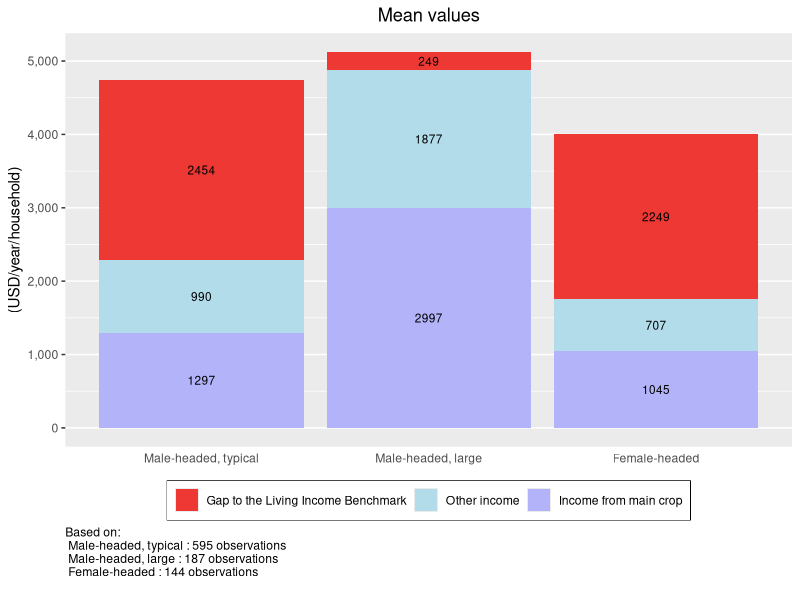
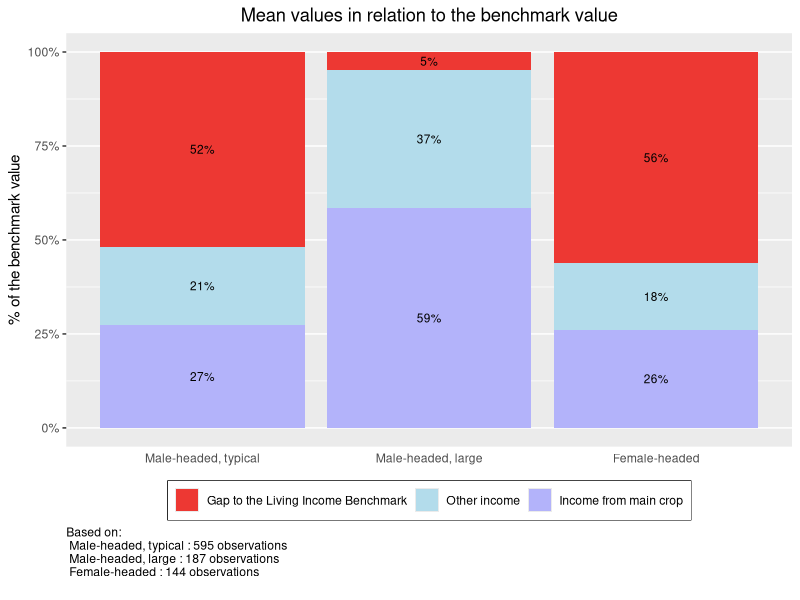
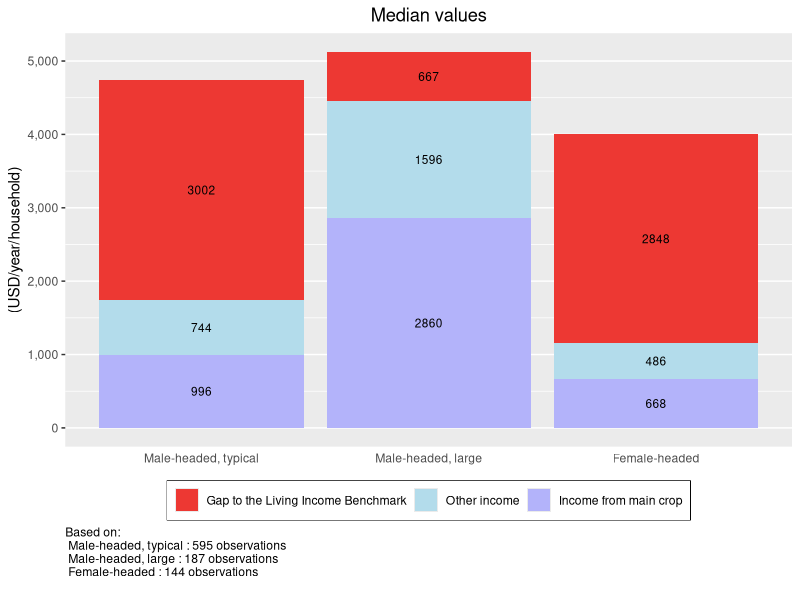
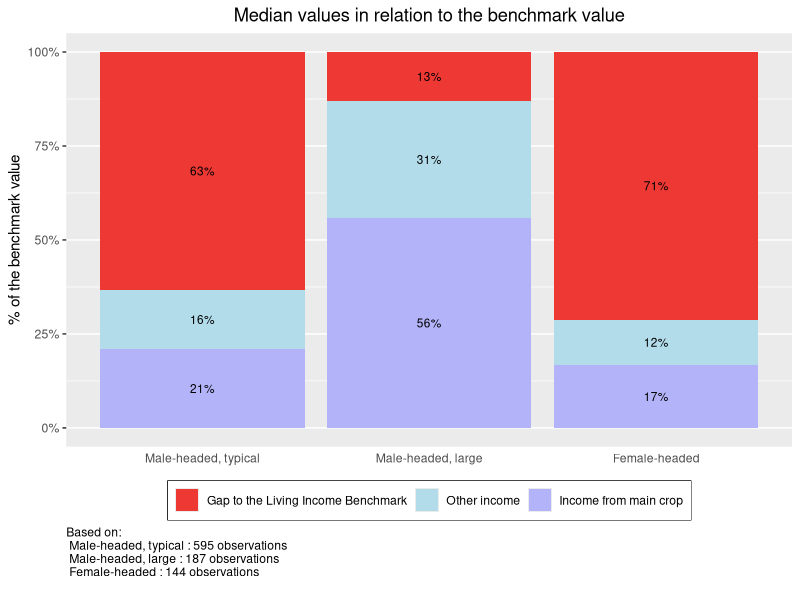
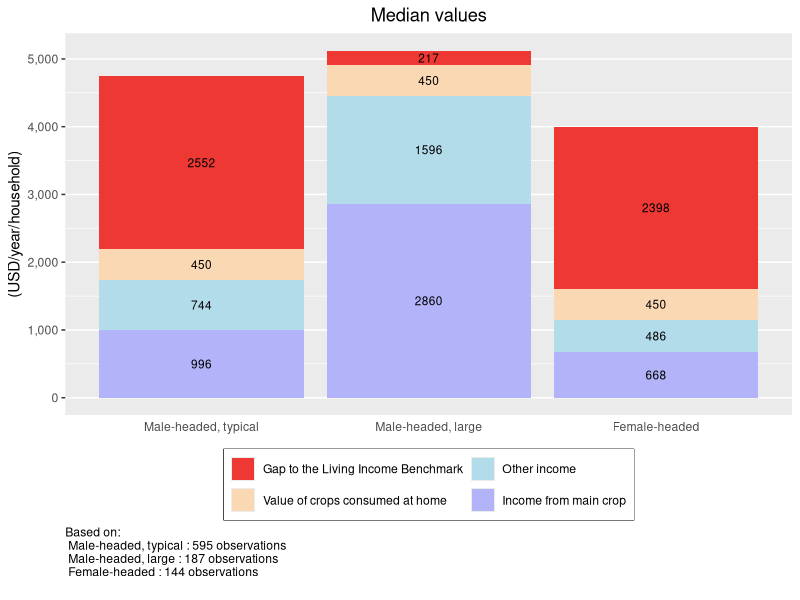
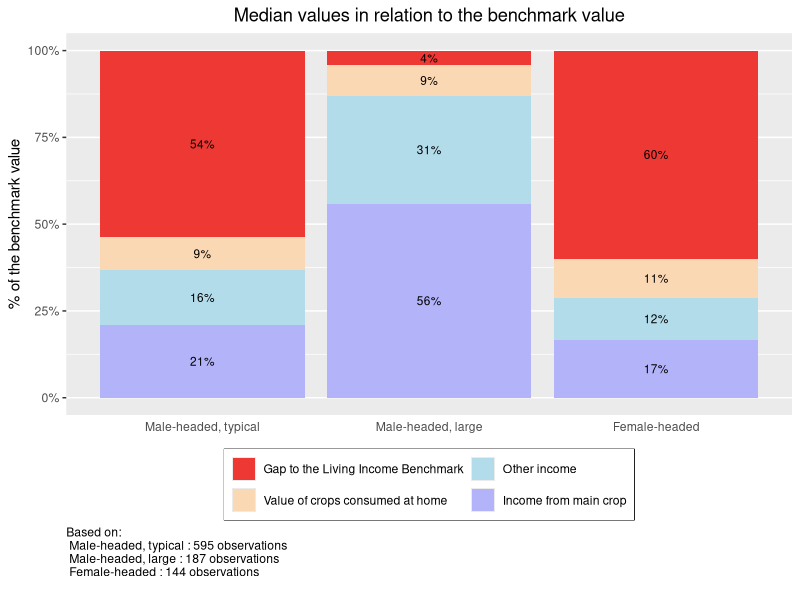
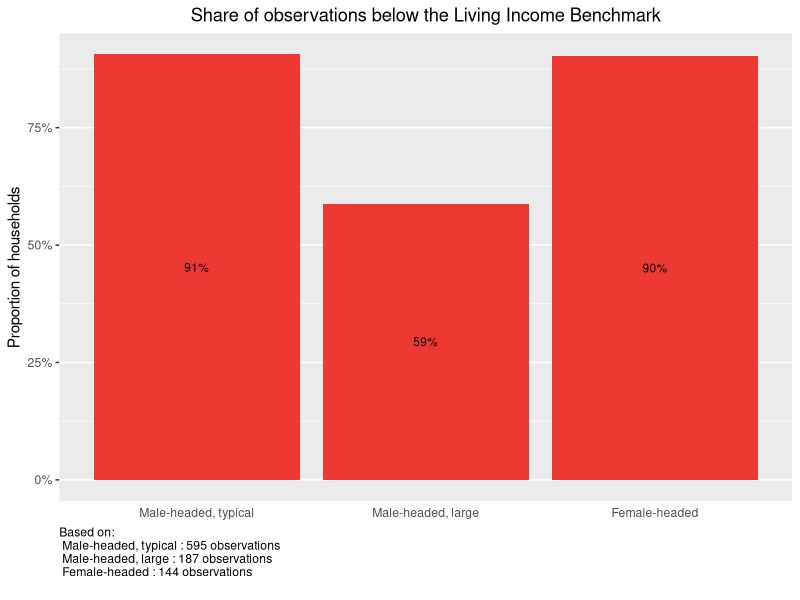
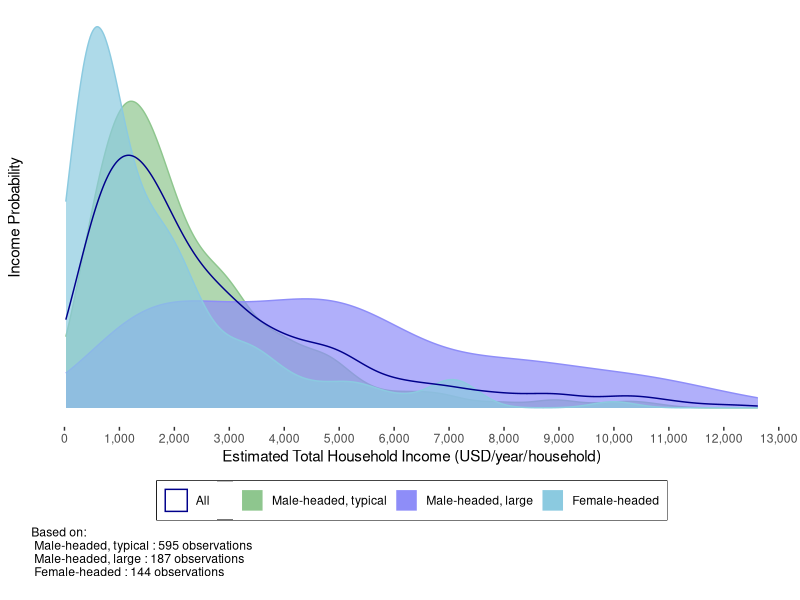

Source code (R) for these figures, in order:
## ---- chunk 1
knitr::opts_chunk$set(message = FALSE)
## ---- chunk 2
#### Before continuing any further, load the R libraries that have the 
# necessary functions for this analysis. 

# If you have not previously used these libraries, 
# you will need to instaLl them with the function install.packages("LIBRARY NAME").
# For example: install.packages(tidyverse)
library(tidyverse)
library(knitr)
library(scales)
## ---- chunk 3
## Import data set
df <- read_csv("KIT_Sample_Data.csv")

## Replace variable names
# Main crop
df$income_main_crop <- df$total_cocoa_income_2018
# Total income
df$total_hh_income <- df$total_hh_income_2018
# Groups to compare incomes between
  # Note: name does not change from example data set
df$grouping <- df$grouping

# Replace graph labels
main_crop <-"cocoa" 
currency <- "USD"
## ---- chunk 4
# You can communicate colors with R in two ways: through one of the 657 color 
# names build into R, or through a hex color code. 

# To see the names of all 657 colors built into R, run the colors() formula in the command line. 
# The below links to a PDF file with a color sample for all 657 built in colors  
# http://www.stat.columbia.edu/~tzheng/files/Rcolor.pdf

# You can replace any of the below colors with a new color name or hex color code.  

###### Bar graph sections ######
# Gap to the mean
gap_color <- "#ed3833"
# Other income
other_color <- "#b3dceb"  
# Income from main crop
main_color <- "#b3b3fa"
# Value of crops consumed at home
home_color <- "#fad8b3"
  
## Share of observations below the Living Income Benchmark
# Note: these bars all appear the same color
share_color <- "#ed3833"
  
###### Distributional plots ######
  
## By household type
# Group 1
color_1 <- "#8ec68e" # green
# Group 2
color_2 <- "#8e8df8"  # purple
# Group 3
color_3 <- "#8bcae0"  # blue 
# Group 4
color_4 <- "magenta"  # note: sample data only has 3 groups
# Summary line for all groups
color_all <- "dark blue"

## With mean and median
# Distribution curve 
curve_color <- "#b6dce8" 
# Income Mean
mean_color <- "blue"  
# Income Median
median_color <-  "green"
# Living Income Benchmark 
benchmark_color <- "red"  

################# Font color
# To change the color of the font for all graph axis and labels, replace the color 
# in the quotation marks, then run the following two lines of code. 
font_color <- "black"
theme_set(theme_get() + theme(text = element_text(color = font_color)))

## ---- chunk 5
# In the example dataset, there are three groups that income is assessed across:
  # Male-headed, typical; Male-headed, large; and Female-headed.
# The below code assigns Male-headed, typical as the far left bar on graphs,
  # Male-headed, large in the middle, and Female-headed on the far right. 

# To customize this chunk of code to your dataset, replace the example group 
  # names with the group names in your dataset - leaving the quotation marks and 
  # commas as they are. The order of the list below determines the order of the 
  # bars in the ensuing bar graph. 
 
df <- df %>% 
      mutate(grouping = factor(grouping, 
                               levels = c("Male-headed, typical", 
                                       "Male-headed, large", 
                                       "Female-headed")))
## ---- chunk 6
## The first section of this code summarizes and formats the data to be graph-ready
df %>% 
# Group by household type
  group_by(grouping) %>% 
# For each household type, summarize the mean gap to the living income, 
# the mean other income, and the mean main_crop income 
  summarise(Gap = mean(benchmark - total_hh_income),
            Other = mean(total_hh_income - income_main_crop),
            main_crop = mean(income_main_crop)) %>% 
# Gather each income components into one column so the data is in 'long' format
  gather(key = "Component", value = "Income", Gap:main_crop) %>% 
# Re-level the income factors for the order you want them stacked on the graph  
  mutate(Component = factor(Component, 
                            levels = c("Gap", "Other", "main_crop"))) %>% 
# Generate ggplot graph for income by groupings and income component  
  ggplot(aes(y = Income, x = grouping, fill = Component)) +
# Assign graph as stacked bar chart  
  geom_bar(position = "stack", stat = "identity") +
# Label the graph title, axis, and caption  
  labs(title = "Mean values", 
       y = paste("(", currency, "/year/household)", sep = ""),
       x = "",
# Add caption with observation numbers for each household type  
       caption = paste("Based on: \n", 
                   paste(names(table(df$grouping)), 
                       ":", 
                       as.numeric(table(df$grouping)), 
                       "observations \n ", collapse = ''), collapse = '')) +
# Label the legend and assign custom colors 
  scale_fill_manual(values=c(gap_color, other_color, main_color),
                    breaks=c("Gap", "Other", "main_crop"),
                    labels=c("Gap to the Living Income Benchmark",
                                "Other income",
                                "Income from main crop")) +
# Format y-axis labels with a comma  
  scale_y_continuous(labels = comma) +
# Remove x-axis grid lines and tick marks  
  theme(panel.grid.major.x = element_blank(), 
        axis.ticks.x = element_blank(),
        axis.title.x = element_blank(),
# Center plot title        
        plot.title = element_text(hjust = 0.5),
# Move the legend to the bottom of the graph
        legend.position="bottom",
# Remove legend title
        legend.title = element_blank(),
# Put a box around the legend
        legend.box.background = element_rect(),
# Move caption to desired location
        plot.caption = element_text(hjust = 0)) +
# Add incomes to prospective graph components  
  geom_text(aes(label = round(Income)), 
            position = position_stack(vjust = 0.5), 
            size = 3) 
## ---- chunk 7
## The first section of this code summarizes and formats the data to be graph-ready
df %>% 
# Group by household type
  group_by(grouping) %>% 
# For each household type, summarize the mean gap to the living income, 
# the mean other income, and the mean main_crop income. 
# Calculate all as percentages of the Living income benchmark - the total of the income and gap
  summarise(Gap = mean((benchmark - total_hh_income)/benchmark),
            Other = mean((total_hh_income - income_main_crop)/benchmark),
            main_crop = mean(income_main_crop/benchmark)) %>% 
# Gather each income components into one column so the data is in 'long' format
  gather(key = "Component", value = "Income", Gap:main_crop) %>% 
# Re-level the income factors for the order you want them stacked on the graph  
  mutate(Component = factor(Component, 
                            levels = c("Gap", "Other", "main_crop"))) %>% 
# Generate ggplot graph for income by groupings and income component  
  ggplot(aes(y = Income, x = grouping, fill = Component)) +
# Assign graph as stacked bar chart  
  geom_bar(position = "stack", stat = "identity") +
# Label the graph title, axis, and caption  
  labs(title = "Mean values in relation to the benchmark value", 
       y = "% of the benchmark value",
       x = " ",
# Add caption with observation numbers for each household type            
       caption = paste("Based on: \n", 
                   paste(names(table(df$grouping)), 
                       ":", 
                       as.numeric(table(df$grouping)), 
                       "observations \n ", collapse = ''), collapse = '')) +
# Label the legend  
  scale_fill_manual(values=c(gap_color, other_color, main_color),
                      breaks=c("Gap",
                                "Other",
                                "main_crop"),
                      labels=c("Gap to the Living Income Benchmark",
                                "Other income",
                                "Income from main crop")) +
# Format y-axis labels with a comma  
  scale_y_continuous(labels = percent) +
# Remove x-axis grid lines and tick marks  
  theme(panel.grid.major.x = element_blank(), 
        axis.ticks.x = element_blank(),
        axis.title.x = element_blank(),
# Center plot title        
        plot.title = element_text(hjust = 0.5),
# Move the legend to the bottom of the graph
        legend.position="bottom",
# Remove legend title
        legend.title = element_blank(),
# Put a box around the legend
        legend.box.background = element_rect(),
# Move caption to desired location
        plot.caption = element_text(hjust = 0)) +
# Add incomes to prospective graph components  
  geom_text(aes(label = label_percent(accuracy = 1L)(Income)), 
            position = position_stack(vjust = 0.5), 
            size = 3) 
## ---- chunk 8
## The first section of this code summarizes and formats the data to be graph-ready
df %>% 
# Group by household type
  group_by(grouping) %>% 
# For each grouping, summarize the median gap to the living income, 
# the median other income, and the median main_crop income. 
  summarise(Gap = median(benchmark - total_hh_income),
            main_crop = median(income_main_crop),
            benchmark = median(benchmark)) %>%
  mutate(Other = (benchmark - Gap - main_crop)) %>% 
# Gather each income components into one column so the data is in 'long' format
  gather(key = "Component", value = "Income", c(Gap, main_crop, Other)) %>% 
# Re-level the income factors for the order you want them stacked on the graph  
  mutate(Component = factor(Component, 
                            levels = c("Gap", "Other", "main_crop"))) %>% 
# Generate ggplot graph for income by grouping and income component  
  ggplot(aes(y = Income, x = grouping, fill = Component)) +
# Assign graph as stacked bar chart  
  geom_bar(position = "stack", stat = "identity") +
# Label the graph title, axis, and caption  
  labs(title = "Median values", 
       y = paste("(", currency, "/year/household)", sep = ""),
       x = "",
# Add caption with observation numbers for each household type               
       caption = paste("Based on: \n", 
                   paste(names(table(df$grouping)), 
                       ":", 
                       as.numeric(table(df$grouping)), 
                       "observations \n ", collapse = ''), collapse = '')) +
# Label the legend and assign custom colors 
  scale_fill_manual(values=c(gap_color, other_color, main_color),
                    breaks=c("Gap", "Other", "main_crop"),
                    labels=c("Gap to the Living Income Benchmark",
                                "Other income",
                                "Income from main crop")) +
# Format y-axis labels with a comma  
  scale_y_continuous(labels = comma) +
# Remove x-axis grid lines and tick marks  
  theme(panel.grid.major.x = element_blank(), 
        axis.ticks.x = element_blank(),
        axis.title.x = element_blank(),
# Center plot title        
        plot.title = element_text(hjust = 0.5),
# Move the legend to the bottom of the graph
        legend.position="bottom",
# Remove legend title
        legend.title = element_blank(),
# Put a box around the legend
        legend.box.background = element_rect(),
# Move caption to desired location
        plot.caption = element_text(hjust = 0)) +
# Add incomes to prospective graph components  
  geom_text(aes(label = round(Income)), 
            position = position_stack(vjust = 0.5), 
            size = 3) 
## ---- chunk 9
## The first section of this code summarizes and formats the data to be graph-ready
df %>% 
# Group by household type
  group_by(grouping) %>% 
# For each grouping, summarize the median gap to the living income, 
# the median other income, and the median main_crop income. 
# Calculate all as percentages of the Living income benchmark - the total of the income and gap
  summarise(Gap = median((benchmark - total_hh_income)/benchmark),
            main_crop = median((income_main_crop/benchmark)))%>%
  mutate(Other = (1 - Gap - main_crop)) %>%
# Gather each income components into one column so the data is in 'long' format
  gather(key = "Component", value = "Income", Gap:Other) %>% 
# Re-level the income factors for the order you want them stacked on the graph  
  mutate(Component = factor(Component, 
                            levels = c("Gap", "Other", "main_crop"))) %>% 
# Generate ggplot graph for income by grouping and income component  
  ggplot(aes(y = Income, x = grouping, fill = Component)) +
# Assign graph as stacked bar chart  
  geom_bar(position = "fill", stat = "identity") +
# Label the graph title, axis, and caption  
  labs(title = "Median values in relation to the benchmark value", 
       y = "% of the benchmark value",
       x = "",
# Add caption with observation numbers for each household type         
       caption = paste("Based on: \n", 
                   paste(names(table(df$grouping)), 
                       ":", 
                       as.numeric(table(df$grouping)), 
                       "observations \n ", collapse = ''), collapse = '')) +
# Label the legend and assign custom colors 
  scale_fill_manual(values=c(gap_color, other_color, main_color),
                    breaks=c("Gap", "Other", "main_crop"),
                    labels=c("Gap to the Living Income Benchmark",
                                "Other income",
                                "Income from main crop")) +
# Format y-axis labels with a comma  
  scale_y_continuous(labels = percent) +
# Remove x-axis grid lines and tick marks  
  theme(panel.grid.major.x = element_blank(), 
        axis.ticks.x = element_blank(),
        axis.title.x = element_blank(),
# Center plot title        
        plot.title = element_text(hjust = 0.5),
# Move the legend to the bottom of the graph
        legend.position="bottom",
# Remove legend title
        legend.title = element_blank(),
# Put a box around the legend
        legend.box.background = element_rect(),
# Move caption to desired location
        plot.caption = element_text(hjust = 0)) +
# Add incomes to prospective graph components  
  geom_text(aes(label = label_percent(accuracy = 1L)(Income)), 
            position = position_stack(vjust = 0.5), 
            size = 3) 
## ---- chunk 10
## The first section of this code summarizes and formats the data to be graph-ready
df %>% 
# Group by grouping
  group_by(grouping) %>% 
# For each grouping, summarize the median gap to the living income, 
# the median other income, and the median main_crop income. 
  summarise(Gap = median(benchmark - total_hh_income - food_value),
            Food = median(food_value),
            main_crop = median(income_main_crop),
            benchmark = median(benchmark)) %>% 
  mutate(Other = (benchmark - Gap - main_crop - Food)) %>%
# Gather each income components into one column so the data is in 'long' format
  gather(key = "Component", value = "Income", c(Gap, Food, main_crop, Other)) %>% 
# Re-level the income factors for the order you want them stacked on the graph  
  mutate(Component = factor(Component, 
                            levels = c("Gap", "Food", "Other", "main_crop"))) %>% 
# Generate ggplot graph for income by grouping and income component  
  ggplot(aes(y = Income, x = grouping, fill = Component)) +
# Assign graph as stacked bar chart  
  geom_bar(position = "stack", stat = "identity") +
# Label the graph title, axis, and caption  
  labs(title = "Median values", 
       y = paste("(", currency, "/year/household)", sep = ""),
       x = "",
# Add caption with observation numbers for each household type          
       caption = paste("Based on: \n", 
                   paste(names(table(df$grouping)), 
                       ":", 
                       as.numeric(table(df$grouping)), 
                       "observations \n ", collapse = ''), collapse = '')) +
# Label the legend and assign custom colors 
  scale_fill_manual(values=c(gap_color, home_color, other_color, main_color),
                    breaks=c("Gap", "Food", "Other", "main_crop"),
                    labels=c("Gap to the Living Income Benchmark",
                             "Value of crops consumed at home",
                              "Other income",
                              "Income from main crop")) +
# Wrap legend onto 2 lines to fit everything neatly     
  guides(fill = guide_legend(nrow = 2)) +
# Format y-axis labels with a comma  
  scale_y_continuous(labels = comma) +
# Remove x-axis grid lines and tick marks  
  theme(panel.grid.major.x = element_blank(), 
        axis.ticks.x = element_blank(),
        axis.title.x = element_blank(),
# Center plot title        
        plot.title = element_text(hjust = 0.5),
# Move the legend to the bottom of the graph
        legend.position="bottom",
# Remove legend title
        legend.title = element_blank(),
# Put a box around the legend
        legend.box.background = element_rect(),
# Move caption to desired location
        plot.caption = element_text(hjust = 0)) +
# Add incomes to prospective graph components  
  geom_text(aes(label = round(Income)), 
            position = position_stack(vjust = 0.5), 
            size = 3) 
## ---- chunk 11
## The first section of this code summarizes and formats the data to be graph-ready
df %>% 
# Group by household type
  group_by(grouping) %>% 
# For each household type, summarize the median gap to the living income,
# the median other income, and the median main_crop income. 
# Calculate all as percentages of the Living income benchmark - the total of the income and gap
  summarise(Gap = median((benchmark - total_hh_income - food_value)/benchmark),
            Food = median(food_value/benchmark),
            main_crop = median(income_main_crop/benchmark)) %>% 
  mutate(Other = (1 - Gap - main_crop - Food)) %>%
# Gather each income components into one column so the data is in 'long' format
  gather(key = "Component", value = "Income", Gap:Other) %>% 
# Re-level the income factors for the order you want them stacked on the graph  
  mutate(Component = factor(Component, 
                            levels = c("Gap", "Food", "Other", "main_crop"))) %>% 
# Generate ggplot graph for income by grouping and income component  
  ggplot(aes(y = Income, x = grouping, fill = Component)) +
# Assign graph as stacked bar chart 
  geom_bar(position = "fill", stat = "identity") +
# Label the graph title, axis, and caption  
  labs(title = "Median values in relation to the benchmark value", 
       y = "% of the benchmark value",
       x = "", 
# Add caption with observation numbers for each household type            
       caption = paste("Based on: \n", 
                   paste(names(table(df$grouping)), 
                       ":", 
                       as.numeric(table(df$grouping)), 
                       "observations \n ", collapse = ''), collapse = '')) +
# Label the legend and assign custom colors 
  scale_fill_manual(values=c(gap_color, home_color, other_color, main_color),
                    breaks=c("Gap", "Food", "Other", "main_crop"),
                    labels=c("Gap to the Living Income Benchmark",
                             "Value of crops consumed at home",
                              "Other income",
                              "Income from main crop")) +
# Wrap legend onto 2 lines to fit everything neatly     
  guides(fill = guide_legend(nrow = 2)) +
# Format y-axis labels with a comma and assign limits 0-100% 
  scale_y_continuous(labels = percent, limits = c(0,1)) +
# Remove x-axis grid lines and tick marks  
  theme(panel.grid.major.x = element_blank(), 
        axis.ticks.x = element_blank(),
        axis.title.x = element_blank(),
# Center plot title        
        plot.title = element_text(hjust = 0.5),
# Move the legend to the bottom of the graph
        legend.position="bottom",
# Remove legend title
        legend.title = element_blank(),
# Put a box around the legend
        legend.box.background = element_rect(),
# Move caption to desired location
        plot.caption = element_text(hjust = 0)) +
# Add incomes to prospective graph components  
  geom_text(aes(label = label_percent(accuracy = 1L)(Income)), 
            position = position_stack(vjust = 0.5), 
            size = 3) 
## ---- chunk 12
df %>% 
# Group by household type  
  group_by(grouping) %>% 
# For each household type, calculate the percentage above the living income benchmark 
  summarise(Below = sum(below_benchmark)/n()) %>% 
# Generate ggplot graph for percentage by grouping 
  ggplot(aes(x = grouping, y = Below)) +
# Assign graph as bar graph and color bars red for aesthetics   
  geom_col(fill= share_color) +
# Label the graph title, axis, and caption    
  labs(title = "Share of observations below the Living Income Benchmark",
       y = "Proportion of households",
       x = "",
# Add caption with observation numbers for each household type    
       caption = paste("Based on: \n", 
                   paste(names(table(df$grouping)), 
                       ":", 
                       as.numeric(table(df$grouping)), 
                       "observations \n ", collapse = ''), collapse = '')) +
# Format y-axis labels with a percent  
  scale_y_continuous(labels = percent) +
# Remove x-axis grid lines and tick marks    
  theme(panel.grid.major.x = element_blank(), 
        axis.ticks.x = element_blank(),
        axis.title.x = element_blank(),
# Center plot title          
        plot.title = element_text(hjust = 0.5),
# Move caption to desired location
        plot.caption = element_text(hjust = 0)) +
# Add percents to each graph bar   
  geom_text(aes(label = label_percent(accuracy = 1L)(Below)),
            position = position_stack(vjust = 0.5), 
            size = 3) 
## ---- chunk 13
##### These first few lines of code draft a dataframe of the percent above the 
  # LI benchmark for each group. The character strings in this dataframe are 
  # then used as descriptive comments within the following graph


# below <- 
#   df %>%
#   group_by(grouping) %>% 
#   summarise(Percent = percent(sum(total_hh_income < benchmark)/n()))
# 
# # Formatting the strings as phrases with punctuation   
# below <- paste("Living Income", below$grouping, ": ", 
#                below$Percent, " below", sep = "")

# Create a blank variable to allow for manual legend mapping of the summary curve
df$filler <- "filler"

##### Graph code begins here  
ggplot(df) +
# Set x-axis to total household income and color by household type  
  geom_density(aes(x = total_hh_income, color = grouping, fill = grouping), alpha = 0.7) +
  # Add summary line for all household types
  geom_density(aes(x = total_hh_income, alpha = filler), color = color_all) +
  scale_alpha_manual(name = "Legend", values = 1, labels = "All") +

#   for (i in 1:length(unique(df$grouping))) {
#   
# ### Add vertical lines for Living Income benchmark(s)
# # Add and/or subtract lines based on number of household types
# # and if you have a different benchmark for each.
#   paste(as.character(geom_vline(aes(xintercept = unique(df$grouping)[i], 
#                  color = below[i]),
#              key_glyph = "path")), "+" )
#   }
#     +

# Add custom colors
  scale_fill_manual(name = "Legend",
                    values = c(color_1, color_2, color_3, color_4),
                    breaks = c(levels(df$grouping)),
                    labels = c(levels(df$grouping))) +
  
  scale_color_manual(name = "Legend",
                    values = c(color_1, color_2, color_3, color_4),
                    breaks = c(levels(df$grouping)),
                    labels = c(levels(df$grouping))) +
  
# Add graph and axis labels
  labs(x = paste("Estimated Total Household Income (", 
                 currency, "/year/household)", sep = ""),
       y = "Income Probability",
# Add caption with observation numbers for each household type               
       caption = paste("Based on: \n", 
                   paste(names(table(df$grouping)), 
                       ":", 
                       as.numeric(table(df$grouping)), 
                       "observations \n ", collapse = ''), collapse = '')) +
# Format x-axis labels as numbers with commas
# If your data has extreme income outliers, 
    # you may need to filter them or add x-axis limits so they do not warp the graph 
  scale_x_continuous(labels = comma, breaks=pretty_breaks(10)) +
# Remove y-axis labels and ticks
  theme(axis.text.y = element_blank(), axis.ticks.y = element_blank(), 
# Remove background grid (the grid is the default)
        panel.grid.major = element_blank(), panel.grid.minor = element_blank(),
# Move the legend to the bottom of the graph
        legend.position="bottom",
# Remove legend title
        legend.title = element_blank(),
# Remove gray background for legend symbols 
        legend.key=element_rect(color=NA),
        # legend.key=element_blank(),
# Put a box around the legend
        legend.box.background = element_rect(),
# Move caption to desired location
        plot.caption = element_text(hjust = 0),
# Make graph background white
        panel.background = element_rect(fill = "white", colour = NA)) + 
# Wrap legend onto 3 lines to fit everything neatly     
  guides(color = guide_legend(nrow = 3)) +
  guides(fill = guide_legend(override.aes = list(color = "white")))

## ---- chunk 14
df %>%
  # Set x-axis to key variable
  ggplot(aes(x = total_hh_income, y =(..count..)/n), fill = dataset) +
  # Add density line. You can change the fill and line colors.
  geom_density(color = "#add8e6", fill = "#add8e6") +
  
  # Add vertical line for living income
  geom_vline(aes(xintercept = mean(benchmark), 
                 color = "Living Income Benchmark"), key_glyph = "path") +
  # Add vertical line for mean income 
  geom_vline(aes(xintercept = mean(df$total_hh_income), 
                 color = "Income Mean"), key_glyph = "path") +
  # Add vertical line for median income
  geom_vline(aes(xintercept = median(df$total_hh_income), 
                 color = "Income Median"), key_glyph = "path") +
  # Add text for percentage below the benchmark
  # Text positioned to the upper right of the benchmark line 
  geom_text(mapping=aes(x=mean(benchmark), 
            y= max(density(df$total_hh_income)$y),
            label=paste((percent(sum(below_benchmark)/nrow(df))), "below the benchmark")),
            position = position_nudge(x = mean(df$benchmark)*0.07),
            vjust=1, hjust=0) +
  # Add graph and axis labels
  labs(x = paste("Estimated Total Household Income (", 
                 currency, "/", "year/household)", 
                 sep = ""),
       y = "Income Probability",
# Add caption with observation numbers for each household type      
       caption = paste("N =", nrow(df))) +
  # Format x-axis labels as numbers with commas
  # If your data has extreme income outliers, 
    # you may need to filter them or add x-axis limits so they do not warp the graph 
  scale_x_continuous(labels = comma, breaks=pretty_breaks(10)) +
  scale_y_continuous(labels = percent) +
  # Remove y-axis labels and ticks
  theme(axis.text.y = element_blank(), axis.ticks.y = element_blank(),
  # Remove background grid (the grid is the default)
        panel.grid.major = element_blank(), panel.grid.minor = element_blank(),
  # Move the legend to the bottom of the graph
        legend.position="bottom",
  # Remove legend title
        legend.title = element_blank(),
  # Remove gray background for legend symbols 
        legend.key=element_rect(fill=NA),
  # Put a box around the legend
        legend.box.background = element_rect(),
  # Move caption to desired location
        plot.caption = element_text(hjust = 0)) +
  # Manually add legend 
  scale_color_manual(values = c("Living Income Benchmark"= "red",
                                "Income Mean"= "blue",
                                "Income Median"="green"))
## ---- chunk 15
df %>%
  # Set x-axis to key variable
  ggplot(aes(x = total_hh_income, y =(..count..)/n), fill = dataset) +
  # Add density line. You can change the fill and line colors.
  geom_density(color = "#add8e6", fill = "#add8e6", bw=8000) +
  # Add vertical line for living income
  geom_vline(aes(xintercept = mean(benchmark), 
                 color = "Living Income Benchmark"), key_glyph = "path") +
  # Add vertical line for mean income 
  geom_vline(aes(xintercept = mean(df$total_hh_income), 
                 color = "Income Mean"), key_glyph = "path") +
  # Add vertical line for median income
  geom_vline(aes(xintercept = median(df$total_hh_income), 
                 color = "Income Median"), key_glyph = "path") +
  # Add graph and axis labels
  labs(x = paste("Estimated Total Household Income (", 
                 currency, "/", "year/household)", 
                 sep = ""),
       y = "Proportion of households",
# Add caption with observation numbers for each household type             
       caption = paste("N =", nrow(df), ", bin size = ", 
                       "BINSIZE", collapse = '')) +
  # Format x-axis labels as numbers with commas
  # If your data has extreme income outliers, 
    # you may need to filter them or add x-axis limits so they do not warp the graph 
  scale_x_continuous(labels = comma) +
  scale_y_continuous(labels = percent) +
  # Remove y-axis labels and ticks
  theme(#axis.text.y = element_blank(), axis.ticks.y = element_blank(),
  # Remove background grid (the grid is the default)
        panel.grid.major = element_blank(), panel.grid.minor = element_blank(),
  # Move the legend to the bottom of the graph
        legend.position="bottom",
  # Remove legend title
        legend.title = element_blank(),
  # Remove gray background for legend symbols 
        legend.key=element_rect(fill=NA),
  # Put a box around the legend
        legend.box.background = element_rect(),
  # Move caption to desired location
        plot.caption = element_text(hjust = 0)) +
  # Manually add legend 
  scale_color_manual(values = c("Living Income Benchmark"= "red",
                                "Income Mean"= "blue",
                                "Income Median"="green"))
## ---- chunk 16
df %>% 
# Group by household type  
  group_by(grouping) %>% 
# For each grouping, calculate the average Foster–Greer–Thorbecke (FGT) index 
  summarise(FGT = mean(fgt_gap)) %>% 
# Generate ggplot graph for percentage by grouping 
  ggplot(aes(x = grouping, y = FGT)) +
# Assign graph as bar graph and color bars red for aesthetics   
  geom_col(fill= "red") +
# Label the graph title, axis, and caption    
  labs(title = "FGT index", 
       y = "Index value",
       x = "",
# Add caption with observation numbers for each household type               
       caption = paste("Based on: \n", 
                   paste(names(table(df$grouping)), 
                       ":", 
                       as.numeric(table(df$grouping)), 
                       "observations \n ", collapse = ''), collapse = '')) +
# Format y-axis labels with a percent  
  scale_y_continuous(labels = percent) +
# Remove x-axis grid lines and tick marks    
  theme(panel.grid.major.x = element_blank(), 
        axis.ticks.x = element_blank(),
        axis.title.x = element_blank(),
# Center plot title          
        plot.title = element_text(hjust = 0.5),
# Move caption to desired location
        plot.caption = element_text(hjust = 0)) +
# Add percents to each graph bar   
  geom_text(aes(label = label_percent(accuracy = 1L)(FGT)),
            position = position_stack(vjust = 0.5), 
            size = 3) 
